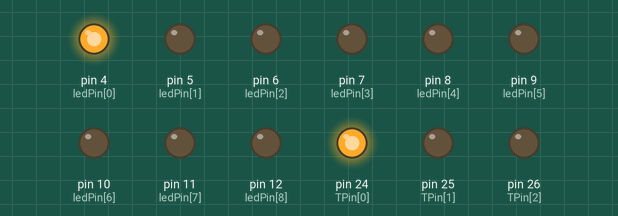
Recording of a sketch running on a simulated Arduino Mega 2560, built with avr-gcc and run on an emulated ATmega2560. Parts: output pins drawn as LEDs (lit = HIGH).

Above: at 0.05 s.
At 0.85 s:
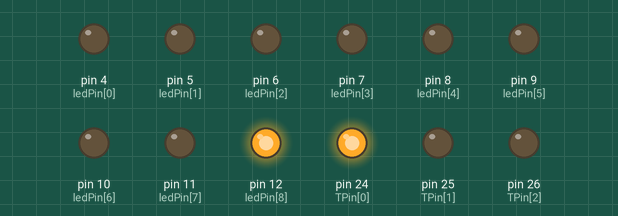
At 1.55 s:
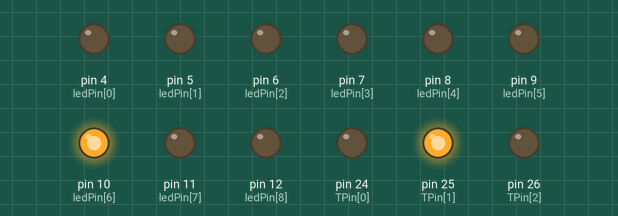
At 3.05 s:
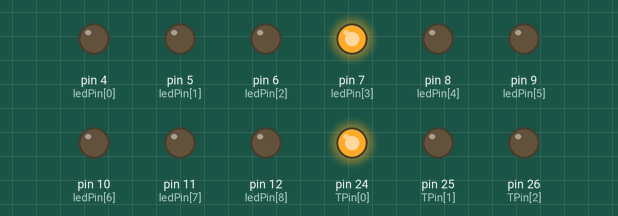
At 4.55 s:
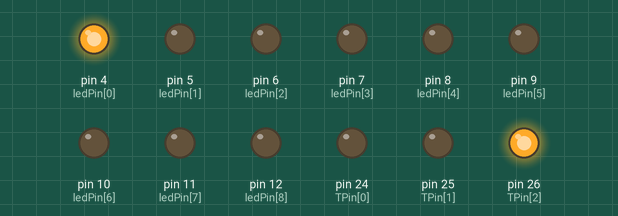
At 6.15 s:
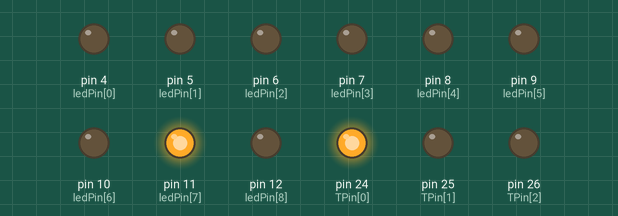
Timing chart, 0 to 6.5 s (numbered marks = the images above):
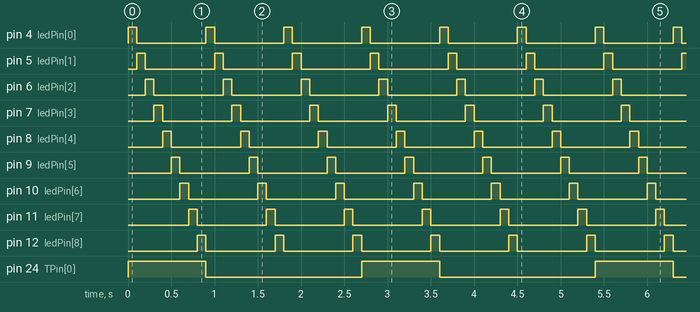

Measured:
- by itself, pin 24 (TPin[0]), pin 25 (TPin[1]), pin 26 (TPin[2]): alternates HIGH for 0.90 s and LOW for 1.8 s
- by itself, pin 4 (ledPin[0]), pin 5 (ledPin[1]), pin 6 (ledPin[2]), pin 7 (ledPin[3]), pin 8 (ledPin[4]), pin 9 (ledPin[5]), pin 10 (ledPin[6]), pin 11 (ledPin[7]), pin 12 (ledPin[8]): alternates HIGH for 0.10 s and LOW for 0.80 s
- by itself, everything shown: repeats every 2.7 s, in 27 steps

The sketch:

CubLEDS1.ino
```cpp
//**********************************************************************************
//**                                                                              **
//**                              CUP                                             **
//**                                                                              **
//**                                                                              **
//**********************************************************************************
//********** Variables ************************************************************
#define ARRAY_SIZE(array) ((sizeof(array))/(sizeof(int)))    //PER UTILITZAR LA POSICIÓ DE LES VARIABLES
const int ledPin[] = {4,5,6,7,8,9,10,11,12};     // donar nom en un array als pins 4,5,6,7,8,9,10,11 i 12 columnes
int ledNum = 9;                                  // definir variable de número de columna
int temps=100;                                   // temps pels delays
const int TPin[] = {24,25,26};                   // donar nom en un array als pins 24,25 i 26 pisos
int TrNum=3;                                     // definir numero de pisos
int Pis=0;                                       // definir primer pis engegat

//********** Setup ****************************************************************

void setup() {
  Serial.begin(9600);
  for(int i = 0; i < ledNum; i++)                // definir els pins 4,5,6,7,8,9,10,11 i 12 com sortides
  {
    pinMode(ledPin[i], OUTPUT);
  }
  for(int j = 0; j < TrNum; j++)                 // definir els pins 24,25 i 26 com sortides
  {
    pinMode(TPin[j], OUTPUT);
  }
  for(int h = 0; h < ledNum ; h++)                // apagada de columnes
  {
  digitalWrite(ledPin[h],LOW);
  }
  for(int k = 0; k < TrNum ; k++)               // apagada de transistors
  {
  digitalWrite(TPin[k],LOW);
  }

}
//********** Loop *****************************************************************
void loop()
{
  switch(Pis)
  {
    case 0:
    digitalWrite(24,HIGH);
    digitalWrite(25,LOW);
    digitalWrite(26,LOW);
    dance();
    Pis=Pis+1;
    break;

    case 1:
    digitalWrite(25,HIGH);
    digitalWrite(24,LOW);
    digitalWrite(26,LOW);
    dance();
    Pis=Pis+1;
    break;

    case 2:
    digitalWrite(26,HIGH);
    digitalWrite(25,LOW);
    digitalWrite(24,LOW);
    dance();
    Pis=0;
    break;

  }
}
//********** voids *****************************************************************
void dance()
{
      for(int l = 0; l < ARRAY_SIZE(ledPin); l++)
      {
      digitalWrite(ledPin[l],HIGH);
      delay(temps);
      digitalWrite(ledPin[l],LOW);
      }
}
```
